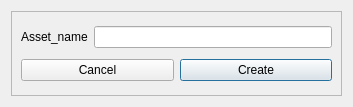
<?xml version="1.0" encoding="UTF-8"?>
<ui version="4.0">
 <class>Dialog</class>
 <widget class="QDialog" name="Dialog">
  <property name="geometry">
   <rect>
    <x>0</x>
    <y>0</y>
    <width>353</width>
    <height>107</height>
   </rect>
  </property>
  <property name="windowTitle">
   <string>Dialog</string>
  </property>
  <layout class="QHBoxLayout" name="horizontalLayout">
   <item>
    <widget class="QFrame" name="shot_crea_main_frame">
     <property name="frameShape">
      <enum>QFrame::StyledPanel</enum>
     </property>
     <property name="frameShadow">
      <enum>QFrame::Raised</enum>
     </property>
     <layout class="QVBoxLayout" name="verticalLayout">
      <item>
       <layout class="QHBoxLayout" name="horizontalLayout_3">
        <item>
         <widget class="QLabel" name="label">
          <property name="text">
           <string>Asset_name</string>
          </property>
         </widget>
        </item>
        <item>
         <widget class="QLineEdit" name="asset_crea_name_lineEdit"/>
        </item>
       </layout>
      </item>
      <item>
       <layout class="QHBoxLayout" name="horizontalLayout_4">
        <item>
         <widget class="QPushButton" name="asset_crea_cancel_pushButton">
          <property name="text">
           <string>Cancel</string>
          </property>
         </widget>
        </item>
        <item>
         <widget class="QPushButton" name="asset_crea_create_pushButton">
          <property name="text">
           <string>Create</string>
          </property>
          <property name="default">
           <bool>true</bool>
          </property>
         </widget>
        </item>
       </layout>
      </item>
     </layout>
    </widget>
   </item>
  </layout>
 </widget>
 <resources/>
 <connections>
  <connection>
   <sender>asset_crea_cancel_pushButton</sender>
   <signal>clicked()</signal>
   <receiver>Dialog</receiver>
   <slot>reject()</slot>
   <hints>
    <hint type="sourcelabel">
     <x>98</x>
     <y>68</y>
    </hint>
    <hint type="destinationlabel">
     <x>176</x>
     <y>53</y>
    </hint>
   </hints>
  </connection>
 </connections>
</ui>
